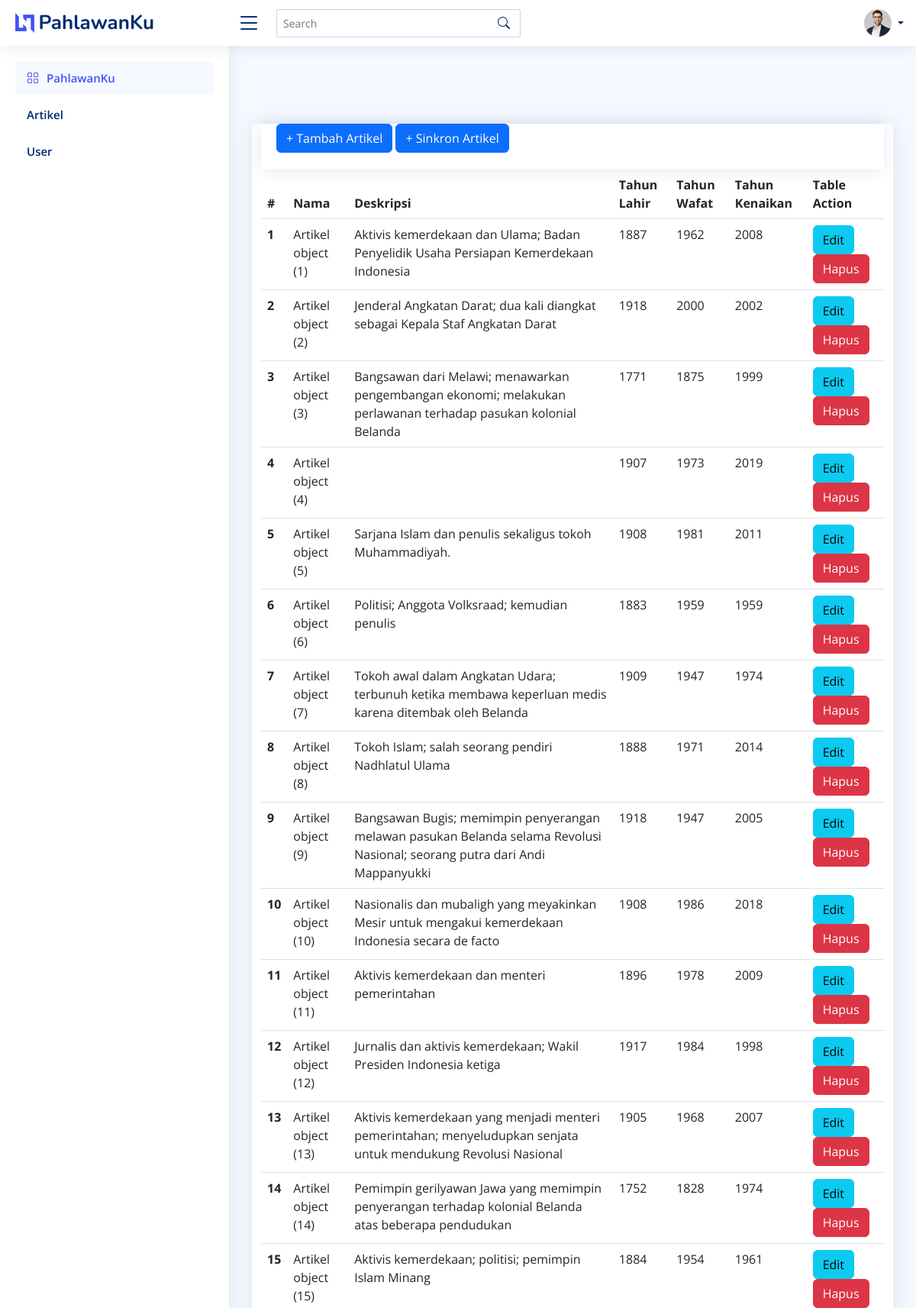
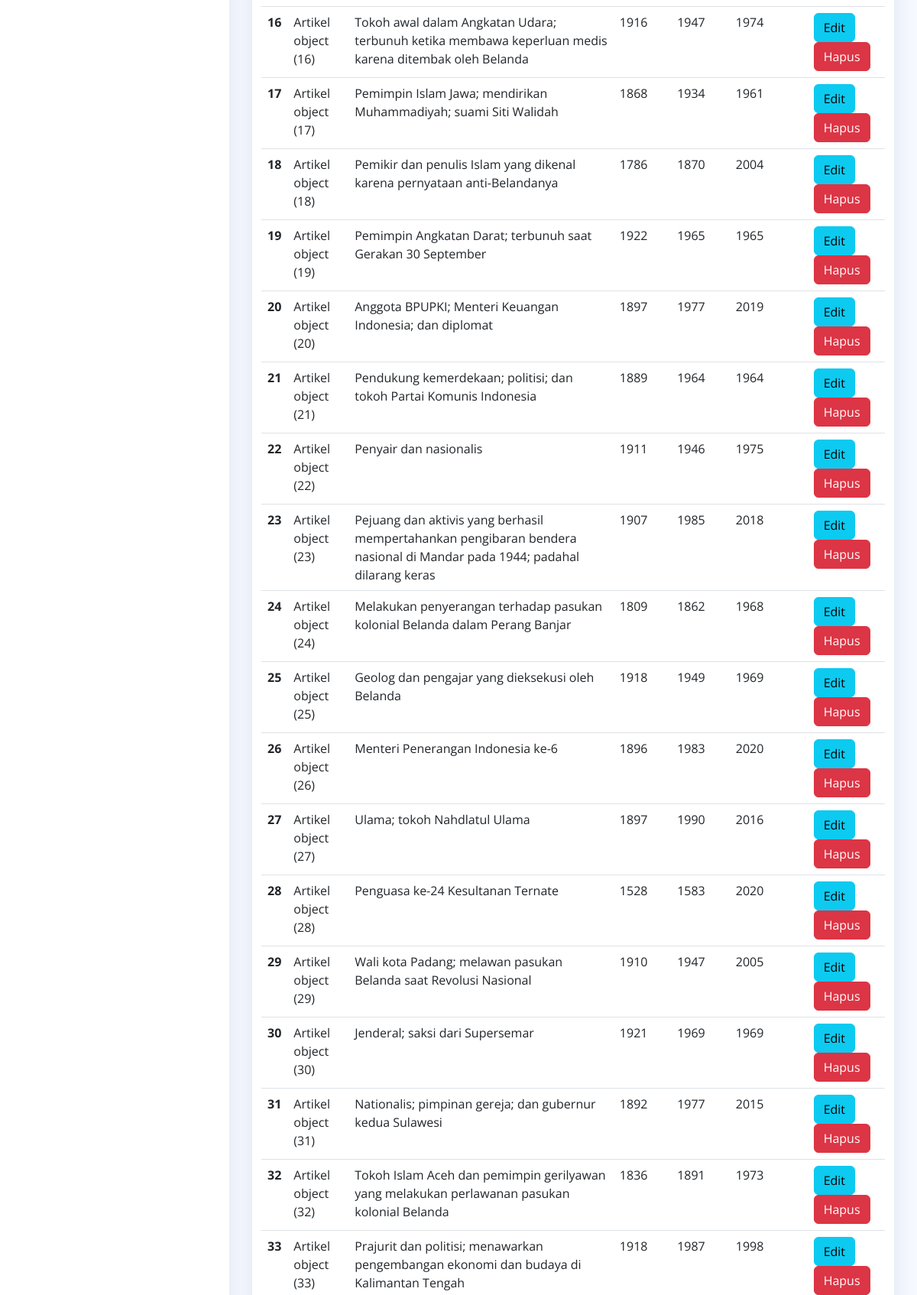
The page /dashboard/artikel (signed in, upper part) on the database its author committed (2 pictures, top to bottom).
### blog/models.py (models this page shows, shortened)
class Artikel(models.Model):
    nama = models.CharField(max_length=100,blank=True,null=True)
    deskripsi = models.TextField()
    tahun_lahir = models.IntegerField()
    tahun_wafat = models.IntegerField()
    kategori = models.ForeignKey(Kategori, on_delete=models.CASCADE, blank=True,null=True)
    tahun_kenaikan =  models.IntegerField()
    class meta :
        ordering = ['-id']
        verbose_name_plural = "Artikel"

### blog/views.py (the view)
# urls.py: path('artikel',artikel, name='barang_list'),
@login_required
def artikel(request):
    template_name = "back/barang_list.html"
    artikel = Artikel.objects.all()
    print(artikel)
    context = {
        'title' : 'dashboard',
        'artikel': artikel,
    }
    return render(request, template_name, context)

### templates/back/barang_list.html
{% extends 'base.html' %}
{% block content %}<br><br><br>
    <div class="container">
        <div class="row">
            <div class="card">
                <div class="header">
                    <a class="btn btn-primary" href="{% url 'tambah_artikel' %}">+ Tambah Artikel<a/>
                    <a class="btn btn-primary" href="{% url 'sinkron_artikel' %}">+ Sinkron Artikel<a/>
                </div>
                <div class="body">
                    <table class="table">
                        <thead>
                          <tr>
                            <th scope="col">#</th>
                            <th scope="col">Nama</th>
                            <th scope="col">Deskripsi</th>
                            <th scope="col">Tahun Lahir</th>
                            <th scope="col">Tahun Wafat</th>
                            <th scope="col">Tahun Kenaikan</th>
                            <th scope="col">Table Action</th>
                          </tr>
                        </thead>
                        <tbody>
                        {% for p in artikel %}
                        <tr>
                            <th scope="row">{{ forloop.counter }}</th>
                            <td>{{ p }}</td>
                            <td>{{ p.deskripsi }}</td>
                            <td>{{ p.tahun_lahir }}</td>
                            <td>{{ p.tahun_wafat }}</td>
                            <td>{{ p.tahun_kenaikan }}</td>
                            <td class="text-right">
                            <a href="{% url 'edit_artikel' p.id %}" class="btn btn-info">Edit</a>
                            <a onclick="alert('yakin mau dihapus?')" href="{% url 'delete_artikel' p.id %}" class="btn btn-danger">Hapus</a>
                            </td>
                        </tr>
                        {% endfor %}
                        </tbody>
                    </table>
                </div>
            </div>
        </div>
    </div>
{% endblock content %}

### static/assets/css/style.css (style rules this page uses)
:root { scroll-behavior: smooth; }
body { font-family: "Open Sans", sans-serif; background: #f6f9ff; color: #444444; }
a { color: #4154f1; text-decoration: none; }
.card { margin-bottom: 30px; border: none; border-radius: 5px; box-shadow: 0px 0 30px rgba(1, 41, 112, 0.1); }
.header { transition: all 0.5s; z-index: 997; height: 60px; box-shadow: 0px 2px 20px rgba(1, 41, 112, 0.1); background-color: #fff; padding-left: 20px; }

### rows shown on the page
Artikel: id "Artikel object (1)", deskripsi "Aktivis kemerdekaan dan Ulama; Badan Penyelidik Usaha Persiapan Kemerdekaan Indonesia", tahun_lahir "1887", tahun_wafat "1962", tahun_kenaikan "2008"
Artikel: id "Artikel object (2)", deskripsi "Jenderal Angkatan Darat; dua kali diangkat sebagai Kepala Staf Angkatan Darat", tahun_lahir "1918", tahun_wafat "2000", tahun_kenaikan "2002"
Artikel: id "Artikel object (3)", deskripsi "Bangsawan dari Melawi; menawarkan pengembangan ekonomi; melakukan perlawanan terhadap pasukan kolonial Belanda", tahun_lahir "1771", tahun_wafat "1875", tahun_kenaikan "1999"
Artikel: id "Artikel object (4)", tahun_lahir "1907", tahun_wafat "1973", tahun_kenaikan "2019"
Artikel: id "Artikel object (5)", deskripsi "Sarjana Islam dan penulis sekaligus tokoh Muhammadiyah.", tahun_lahir "1908", tahun_wafat "1981", tahun_kenaikan "2011"
Artikel: id "Artikel object (6)", deskripsi "Politisi; Anggota Volksraad; kemudian penulis", tahun_lahir "1883", tahun_wafat "1959", tahun_kenaikan "1959"
Artikel: id "Artikel object (7)", deskripsi "Tokoh awal dalam Angkatan Udara; terbunuh ketika membawa keperluan medis karena ditembak oleh Belanda", tahun_lahir "1909", tahun_wafat "1947", tahun_kenaikan "1974"
Artikel: id "Artikel object (8)", deskripsi "Tokoh Islam; salah seorang pendiri Nadhlatul Ulama", tahun_lahir "1888", tahun_wafat "1971", tahun_kenaikan "2014"
Artikel: id "Artikel object (9)", deskripsi "Bangsawan Bugis; memimpin penyerangan melawan pasukan Belanda selama Revolusi Nasional; seorang putra dari Andi Mappanyukki", tahun_lahir "1918", tahun_wafat "1947", tahun_kenaikan "2005"
Artikel: id "Artikel object (10)", deskripsi "Nasionalis dan mubaligh yang meyakinkan Mesir untuk mengakui kemerdekaan Indonesia secara de facto", tahun_lahir "1908", tahun_wafat "1986", tahun_kenaikan "2018"
Artikel: id "Artikel object (11)", deskripsi "Aktivis kemerdekaan dan menteri pemerintahan", tahun_lahir "1896", tahun_wafat "1978", tahun_kenaikan "2009"
Artikel: id "Artikel object (12)", deskripsi "Jurnalis dan aktivis kemerdekaan; Wakil Presiden Indonesia ketiga", tahun_lahir "1917", tahun_wafat "1984", tahun_kenaikan "1998"
Artikel: id "Artikel object (13)", deskripsi "Aktivis kemerdekaan yang menjadi menteri pemerintahan; menyeludupkan senjata untuk mendukung Revolusi Nasional", tahun_lahir "1905", tahun_wafat "1968", tahun_kenaikan "2007"
Artikel: id "Artikel object (14)", deskripsi "Pemimpin gerilyawan Jawa yang memimpin penyerangan terhadap kolonial Belanda atas beberapa pendudukan", tahun_lahir "1752", tahun_wafat "1828", tahun_kenaikan "1974"
Artikel: id "Artikel object (15)", deskripsi "Aktivis kemerdekaan; politisi; pemimpin Islam Minang", tahun_lahir "1884", tahun_wafat "1954", tahun_kenaikan "1961"
Artikel: id "Artikel object (16)", deskripsi "Tokoh awal dalam Angkatan Udara; terbunuh ketika membawa keperluan medis karena ditembak oleh Belanda", tahun_lahir "1916", tahun_wafat "1947", tahun_kenaikan "1974"
Artikel: id "Artikel object (17)", deskripsi "Pemimpin Islam Jawa; mendirikan Muhammadiyah; suami Siti Walidah", tahun_lahir "1868", tahun_wafat "1934", tahun_kenaikan "1961"
Artikel: id "Artikel object (18)", deskripsi "Pemikir dan penulis Islam yang dikenal karena pernyataan anti-Belandanya", tahun_lahir "1786", tahun_wafat "1870", tahun_kenaikan "2004"
Artikel: id "Artikel object (19)", deskripsi "Pemimpin Angkatan Darat; terbunuh saat Gerakan 30 September", tahun_lahir "1922", tahun_wafat "1965", tahun_kenaikan "1965"
Artikel: id "Artikel object (20)", deskripsi "Anggota BPUPKI; Menteri Keuangan Indonesia; dan diplomat", tahun_lahir "1897", tahun_wafat "1977", tahun_kenaikan "2019"
Artikel: id "Artikel object (21)", deskripsi "Pendukung kemerdekaan; politisi; dan tokoh Partai Komunis Indonesia", tahun_lahir "1889", tahun_wafat "1964", tahun_kenaikan "1964"
Artikel: id "Artikel object (22)", deskripsi "Penyair dan nasionalis", tahun_lahir "1911", tahun_wafat "1946", tahun_kenaikan "1975"
Artikel: id "Artikel object (23)", deskripsi "Pejuang dan aktivis yang berhasil mempertahankan pengibaran bendera nasional di Mandar pada 1944; padahal dilarang keras", tahun_lahir "1907", tahun_wafat "1985", tahun_kenaikan "2018"
Artikel: id "Artikel object (24)", deskripsi "Melakukan penyerangan terhadap pasukan kolonial Belanda dalam Perang Banjar", tahun_lahir "1809", tahun_wafat "1862", tahun_kenaikan "1968"
Artikel: id "Artikel object (25)", deskripsi "Geolog dan pengajar yang dieksekusi oleh Belanda", tahun_lahir "1918", tahun_wafat "1949", tahun_kenaikan "1969"
Artikel: id "Artikel object (26)", deskripsi "Menteri Penerangan Indonesia ke-6", tahun_lahir "1896", tahun_wafat "1983", tahun_kenaikan "2020"
Artikel: id "Artikel object (27)", deskripsi "Ulama; tokoh Nahdlatul Ulama", tahun_lahir "1897", tahun_wafat "1990", tahun_kenaikan "2016"
Artikel: id "Artikel object (28)", deskripsi "Penguasa ke-24 Kesultanan Ternate", tahun_lahir "1528", tahun_wafat "1583", tahun_kenaikan "2020"
Artikel: id "Artikel object (29)", deskripsi "Wali kota Padang; melawan pasukan Belanda saat Revolusi Nasional", tahun_lahir "1910", tahun_wafat "1947", tahun_kenaikan "2005"
Artikel: id "Artikel object (30)", deskripsi "Jenderal; saksi dari Supersemar", tahun_lahir "1921", tahun_wafat "1969", tahun_kenaikan "1969"
Artikel: id "Artikel object (31)", deskripsi "Nationalis; pimpinan gereja; dan gubernur kedua Sulawesi", tahun_lahir "1892", tahun_wafat "1977", tahun_kenaikan "2015"
Artikel: id "Artikel object (32)", deskripsi "Tokoh Islam Aceh dan pemimpin gerilyawan yang melakukan perlawanan pasukan kolonial Belanda", tahun_lahir "1836", tahun_wafat "1891", tahun_kenaikan "1973"
Artikel: id "Artikel object (33)", deskripsi "Prajurit dan politisi; menawarkan pengembangan ekonomi dan budaya di Kalimantan Tengah", tahun_lahir "1918", tahun_wafat "1987", tahun_kenaikan "1998"
